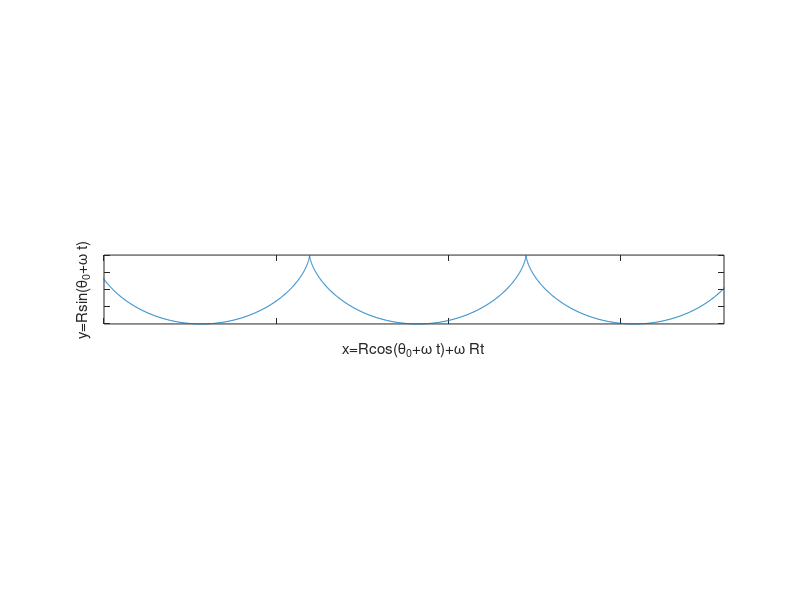

Reproduce this figure in MATLAB.
t=0:0.01:6*pi;
a=0.6*pi;
R=1;
x=R*cos(a+t)+R*t;
y=R*sin(a+t);
plot(x,y);
axis([0 18 -1 1]);
axis equal;
xlabel('x=Rcos(\theta_0+\omega t)+\omega Rt');
ylabel('y=Rsin(\theta_0+\omega t)');
set(gca,'xticklabel','');
set(gca,'yticklabel','');